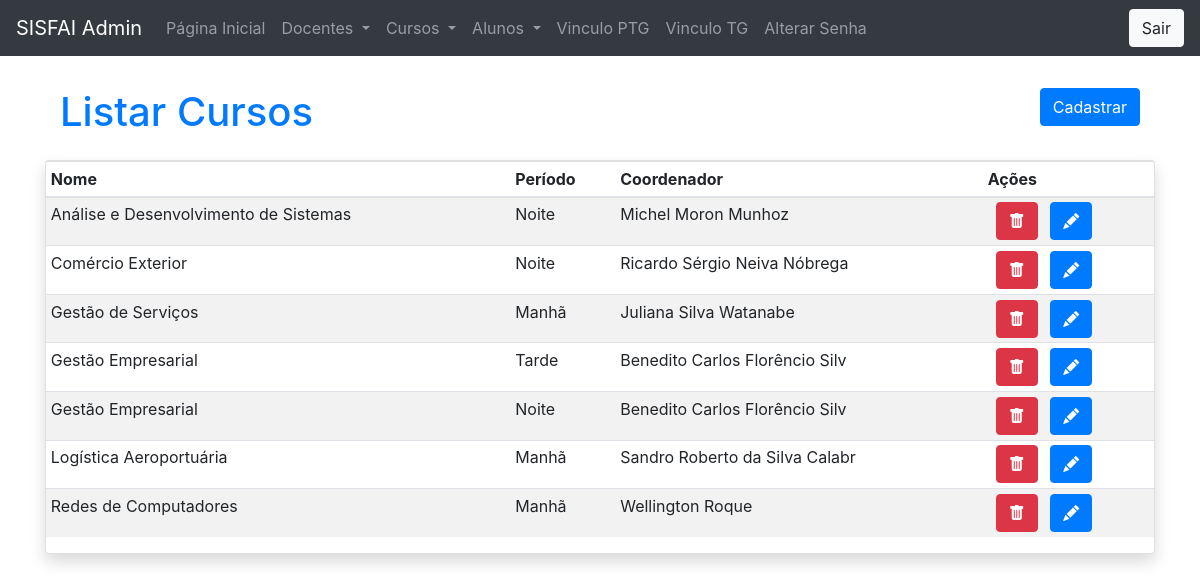
Screenshot of /admin/index.php?p=curso/consultar (signed in) with the database file from the repository.
### tables this page shows
CREATE TABLE `curso` (
  `id_curso` int(11) NOT NULL,
  `periodo_curso` varchar(20) DEFAULT NULL,
  `nome_curso` varchar(60) NOT NULL,
  `matricula_coordenador` int(11) DEFAULT NULL,
  `horas` int(11) NOT NULL DEFAULT '12'
);

CREATE TABLE `docente` (
  `matricula_docente` int(11) NOT NULL,
  `nome_docente` varchar(70) NOT NULL,
  `status_docente` tinyint(1) NOT NULL,
  `TipoUsuario_docente` int(1) DEFAULT '2',
  `qtdHAE` int(11) DEFAULT NULL,
  `senha` varchar(50) DEFAULT NULL,
  `qtdPTG` int(2) NOT NULL,
  `qtdTG` int(2) NOT NULL
);

### class/Curso.php (called while the page is built, shortened)
<?php
class Curso {
    function consultar() {
        try {
            $this->con = new Conectar();
            $sql = "SELECT c.*, d.nome_docente FROM curso as c, docente as d WHERE c.matricula_coordenador = d.matricula_docente ORDER BY nome_curso";
            $ligacao = $this->con->prepare($sql);
            return $ligacao->execute() == 1 ? $ligacao->fetchAll() : false;
        } catch (PDOException $exc) {
            echo $exc->getMessage();
        }
    }
}

### admin/curso/consultar.php (the view, shortened to what this page needs)
<div class="col-sm-12 mb-4">
    <h1 class="mt-3 text-primary">
        Listar Cursos
        <a class="btn btn-primary float-right" href="?p=curso/salvar">Cadastrar</a>
    </h1>
</div>
<div class="table-responsive-sm mt-4">
    <div class="card shadow mb-4">
        <table class="table table-striped table-sm">
            <thead>
                <tr>
                    <th>Nome</th>
                    <th>Período</th>
                    <th>Coordenador</th>
                    <th>Ações</th>
                </tr>
            </thead>
            <tbody>
                <?php
                include_once '../class/Curso.php';
                $c = new Curso();
                $dados = $c->consultar();
                foreach ($dados as $mostrar) {
                    ?>
                    <tr>
                        <td><?= $mostrar[2] ?></td>
                        <td><?= $mostrar[1] ?></td>
                        <td><?= $mostrar[5] ?></td>
                        <td>
                            <a href="?p=curso/excluir&id=<?= $mostrar[0] ?>" class="btn btn-danger ml-2 " data-confirm="Excluir registro?" title="excluir">
                                <i class="bi bi-trash-fill"></i>
                            </a>
                            <a href="?p=curso/salvar&id=<?= $mostrar[0] ?>" class="btn btn-primary ml-2" title="editar registro">
                                <i class="bi bi-pencil-fill"></i>
                            </a>
                        </td>
                    </tr>
                    <?php
                }
                ?>
            </tbody>
        </table>
    </div>
</div>

### admin/index.php (style rules this page uses)
* { margin: 0; padding: 0; }

### rows the page displays
curso: nome_curso "Análise e Desenvolvimento de Sistemas", periodo_curso "Noite", matricula_coordenador.nome_docente "Michel Moron Munhoz"
curso: nome_curso "Comércio Exterior", periodo_curso "Noite", matricula_coordenador.nome_docente "Ricardo Sérgio Neiva Nóbrega"
curso: nome_curso "Gestão de Serviços", periodo_curso "Manhã", matricula_coordenador.nome_docente "Juliana Silva Watanabe"
curso: nome_curso "Gestão Empresarial", periodo_curso "Tarde", matricula_coordenador.nome_docente "Benedito Carlos Florêncio Silv"
curso: nome_curso "Gestão Empresarial", periodo_curso "Noite", matricula_coordenador.nome_docente "Benedito Carlos Florêncio Silv"
curso: nome_curso "Logística Aeroportuária", periodo_curso "Manhã", matricula_coordenador.nome_docente "Sandro Roberto da Silva Calabr"
curso: nome_curso "Redes de Computadores", periodo_curso "Manhã", matricula_coordenador.nome_docente "Wellington Roque"
